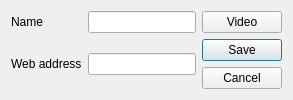
<?xml version="1.0" encoding="UTF-8"?>
<ui version="4.0">
 <class>BookmarkDialog</class>
 <widget class="QDialog" name="BookmarkDialog">
  <layout class="QGridLayout" name="mainLayout">
   <item row="0" column="0">
    <widget class="QLabel" name="nameLabel">
     <property name="text">
      <string>Name</string>
     </property>
    </widget>
   </item>
   <item row="0" column="1">
    <widget class="QLineEdit" name="nameBox">
    </widget>
   </item>
   <item row="1" column="0">
    <widget class="QLabel" name="addressLabel">
     <property name="text">
      <string>Web address</string>
     </property>
    </widget>
   </item>
   <item row="1" column="1">
    <widget class="QLineEdit" name="addressBox">
    </widget>
   </item>
   <item row="0" column="2">
    <widget class="QPushButton" name="videoBox">
     <property name="text">
      <string>Video</string>
     </property>
     <property name="checkable">
      <bool>true</bool>
     </property>
    </widget>
   </item>
   <item row="1" column="2">
    <widget class="QDialogButtonBox" name="buttonBox">
     <property name="orientation">
      <enum>Qt::Vertical</enum>
     </property>
     <property name="standardButtons">
      <set>QDialogButtonBox::Save|QDialogButtonBox::Cancel</set>
     </property>
    </widget>
   </item>
  </layout>
 </widget>
 <resources/>
 <connections/>
</ui>
